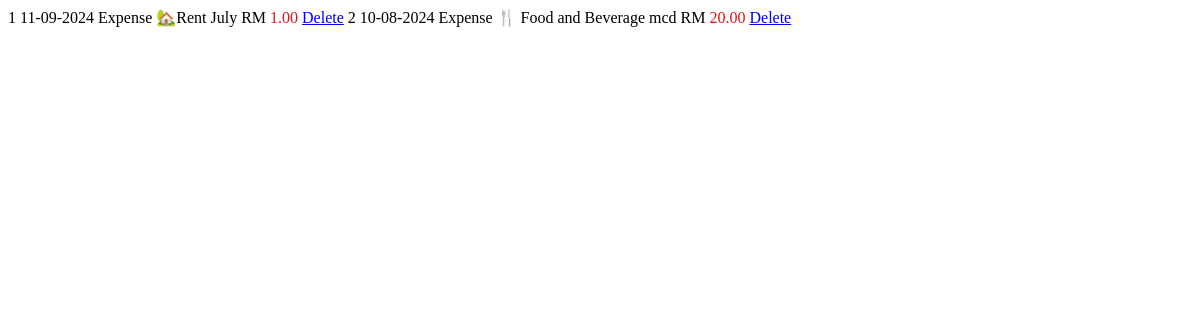
Before: /default_table_expense with the older database file.
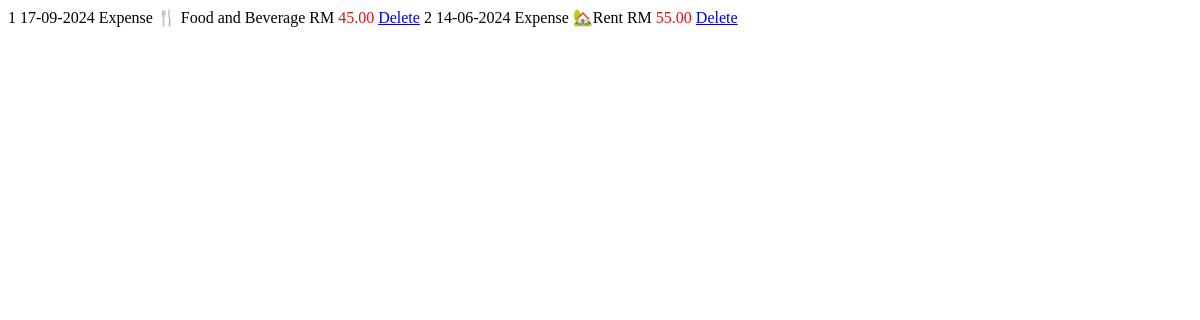
After: the same page with the newer database file.
### application/models.py (models this page shows, shortened)
class add_expenses(db.Model):
    id = db.Column(db.Integer, primary_key=True)
    amount = db.Column(db.Double, nullable=False)
    category = db.Column(db.String(30),nullable=False)
    date = db.Column(db.DateTime, nullable=False)
    type = db.Column(db.String(10), nullable=False, default= 'Expense')
    nota = db.Column(db.String(15))

### application/routes.py (the view)
@app.route('/default_table_expense')
def default_table_expense():
    expenses = add_expenses.query.order_by(add_expenses.date.desc()).all()
    return render_template('default_table_expense.html', expenses=expenses)

### application/templates/default_table_expense.html
{% for entry in expenses %}
        <tr>
            <th scope="row">{{loop.index}}</th>
            <td>{{entry.date.strftime("%d-%m-%Y")}}</td>
            <td>{{entry.type}}</td>
            <td>{{entry.category }}</td>
            <td>{{entry.nota }}</td>
            <td class="amount-field">RM <span style="color: rgb(223, 20, 20);">{{ "{:.2f}".format(entry.amount) }}</span></td>
            <td><a href="{{ url_for('delete', entry_id = entry.id, entry_type=entry.type, entry_amount=entry.amount, entry_date=entry.date.strftime('%Y-%m-%d %H:%M:%S'), next=url_for('add_expense'), type='Expense' ) }}"  class="btn btn-outline-danger btn-sm">Delete</a></td>
        </tr>
{% endfor %}

Changed rows visible on the page:
removed add_expenses: date "11-09-2024", type "Expense", category "🏡Rent", nota "July", amount "1.00"
removed add_expenses: date "10-08-2024", type "Expense", category "🍴 Food and Beverage", nota "mcd", amount "20.00"
added add_expenses: date "17-09-2024", type "Expense", category "🍴 Food and Beverage", amount "45.00"
added add_expenses: date "14-06-2024", type "Expense", category "🏡Rent", amount "55.00"
